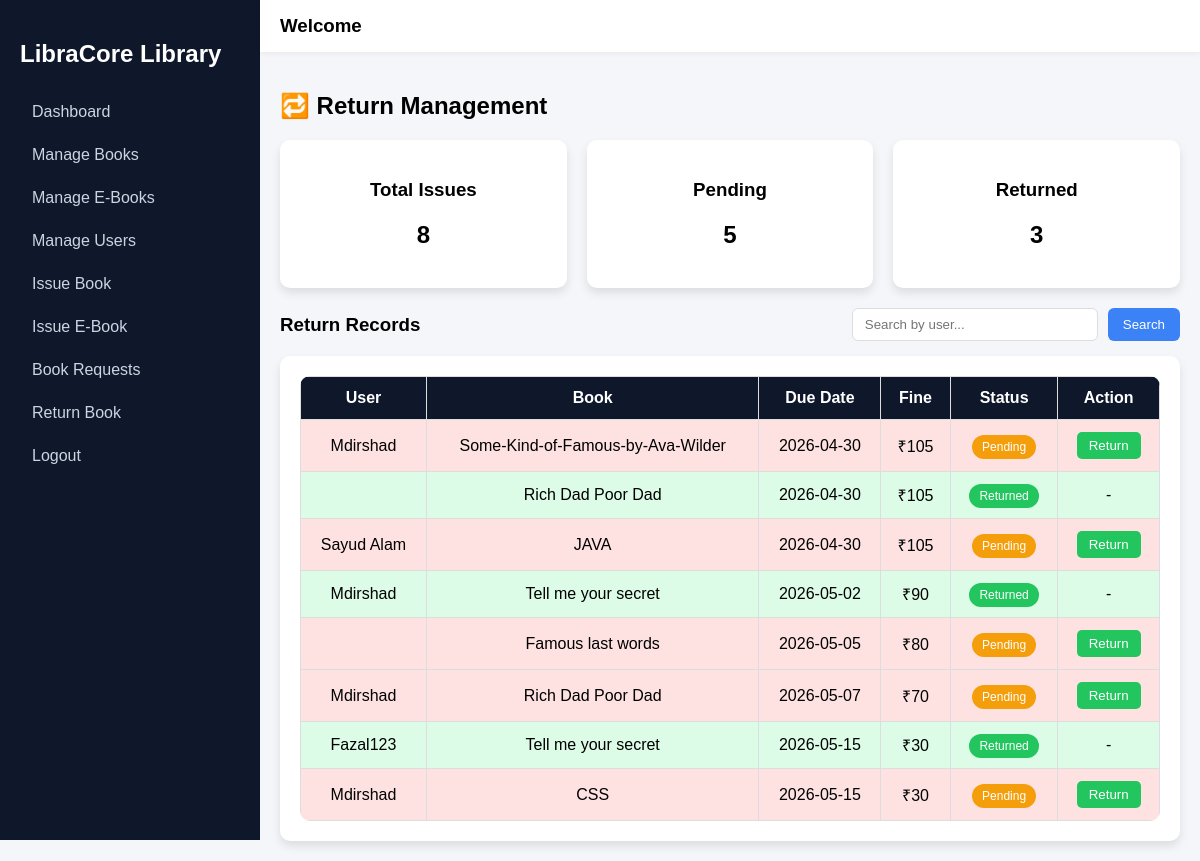
The page /returns (signed in) on the database its author committed.
### models.py (models this page shows)
class Issue(db.Model):
    id = db.Column(db.Integer, primary_key=True)
    user_id = db.Column(db.Integer, db.ForeignKey('user.id'))
    book_id = db.Column(db.Integer, db.ForeignKey('book.id'))
    issue_date = db.Column(db.DateTime, default=datetime.utcnow)
    due_date = db.Column(db.DateTime)
    return_date = db.Column(db.DateTime)
    user = db.relationship('User', backref='issued_books')
    book = db.relationship('Book', backref='issued_books')

class User(db.Model):
    id = db.Column(db.Integer, primary_key=True)
    username = db.Column(db.String(100), unique=True, nullable=False)
    password = db.Column(db.String(200), nullable=False)

class Book(db.Model):
    id = db.Column(db.Integer, primary_key=True)
    title = db.Column(db.String(200))
    available = db.Column(db.Boolean, default=True)
    file = db.Column(db.String(200))

### routes/returns.py (the view)
@return_bp.route('/returns')
def return_page():
    if 'user' not in session:
        return redirect('/')
    search = request.args.get('search', '')
    if search:
        issues = Issue.query.join(User).filter(
            User.username.ilike(f"%{search}%")
        ).all()
    else:
        issues = Issue.query.all()
    return render_template(
        'returns.html',
        issues=issues,
        user=session['user'],
        now=datetime.utcnow(),
        search=search
    )

### templates/returns.html (shortened to what this page needs)
{% extends "base.html" %}
{% block content %}
<h2 class="page-title">🔁 Return Management</h2>
<div class="stats">
    <div class="stat-card">
        <h3>Total Issues</h3>
        <h2>{{ issues|length }}</h2>
    </div>
    <div class="stat-card">
        <h3>Pending</h3>
        <h2>{{ issues | selectattr('return_date', 'equalto', None) | list | length }}</h2>
    </div>
    <div class="stat-card">
        <h3>Returned</h3>
        <h2>{{ issues | selectattr('return_date') | list | length }}</h2>
    </div>
</div>
<div style="display:flex; justify-content:space-between; align-items:center; margin-bottom:15px;">
    <h3 style="margin:0;">Return Records</h3>
    <form method="GET" action="/returns" style="display:flex; gap:10px;">
        <input
            type="text"
            name="search"
            placeholder="Search by user..."
            value="{{ search }}"
            style="padding:8px 12px; border:1px solid #ddd; border-radius:6px; width:220px;"
        >
        <button style="padding:8px 15px; background:#3b82f6; color:white; border:none; border-radius:6px;">
            Search
        </button>
    </form>
</div>
<div class="card">
<table>
<tr>
<th>User</th>
<th>Book</th>
<th>Due Date</th>
<th>Fine</th>
<th>Status</th>
<th>Action</th>
</tr>
{% for i in issues %}
{% set late = (now - i.due_date).days if i.due_date else 0 %}
<tr class="
{% if i.return_date %}
returned
{% elif late > 0 %}
overdue
{% endif %}
">
<td>{{ i.user.username }}</td>
<td>{{ i.book.title }}</td>
<td>{{ i.due_date.strftime('%Y-%m-%d') if i.due_date else '' }}</td>
<td>
{% if late > 0 %}
₹{{ late * 5 }}
{% else %}
₹0
{% endif %}
</td>
<td>
{% if i.return_date %}
<span class="badge done">Returned</span>
{% else %}
<span class="badge pending">Pending</span>
{% endif %}
</td>
<td>
{% if not i.return_date %}
<a href="/return_book/{{ i.id }}">
    <button>Return</button>
</a>
{% else %}
-
{% endif %}
</td>
</tr>
{% endfor %}
</table>
</div>
{% endblock %}

### templates/base.html (style rules this page uses)
body { margin:0; font-family: Arial; display:flex; background:#f4f6f9; }
table { width:100%; background:white; border-collapse:collapse; border-radius:10px; overflow:hidden; transition:0.3s; }
th, td { padding:12px; border-bottom:1px solid #eee; text-align:center; }
button { padding:8px 12px; background:#3b82f6; color:white; border:none; border-radius:6px; cursor:pointer; transition:0.2s; }

### templates/returns.html (style rules this page uses)
.page-title { margin-bottom:20px; }
.stats { display:flex; gap:20px; margin-bottom:20px; }
.stat-card { flex:1; background:white; padding:20px; border-radius:10px; text-align:center; box-shadow:0 5px 10px rgba(0,0,0,0.1); }
.card { background:white; padding:20px; border-radius:10px; box-shadow:0 5px 10px rgba(0,0,0,0.1); }
table { width:100%; border-collapse:collapse; }
th { background:#0f172a; color:white; }
td, th { padding:12px; text-align:center; border:1px solid #ddd; }
.overdue { background:#fee2e2; }
.returned { background:#dcfce7; }
.badge { padding:5px 10px; border-radius:20px; color:white; font-size:12px; }
.pending { background:#f59e0b; }
.done { background:#22c55e; }
button { padding:6px 12px; border:none; background:#22c55e; color:white; border-radius:5px; cursor:pointer; }

### rows shown on the page
Issue: user.username "Mdirshad", book "Some-Kind-of-Famous-by-Ava-Wilder", due_date "2026-04-30", shows "Pending"
Issue: book "Rich Dad Poor Dad", due_date "2026-04-30", shows "Returned"
Issue: user.username "Sayud Alam", book "JAVA", due_date "2026-04-30", shows "Pending"
Issue: user.username "Mdirshad", book "Tell me your secret", due_date "2026-05-02", shows "Returned"
Issue: book "Famous last words", due_date "2026-05-05", shows "Pending"
Issue: user.username "Mdirshad", book "Rich Dad Poor Dad", due_date "2026-05-07", shows "Pending"
Issue: user.username "Fazal123", book "Tell me your secret", due_date "2026-05-15", shows "Returned"
Issue: user.username "Mdirshad", book "CSS", due_date "2026-05-15", shows "Pending"

### other values the page prints
{{ issues|length }} "8"
{{ issues | selectattr('return_date', 'equalto', None) | list | length }} "5"
{{ issues | selectattr('return_date') | list | length }} "3"
